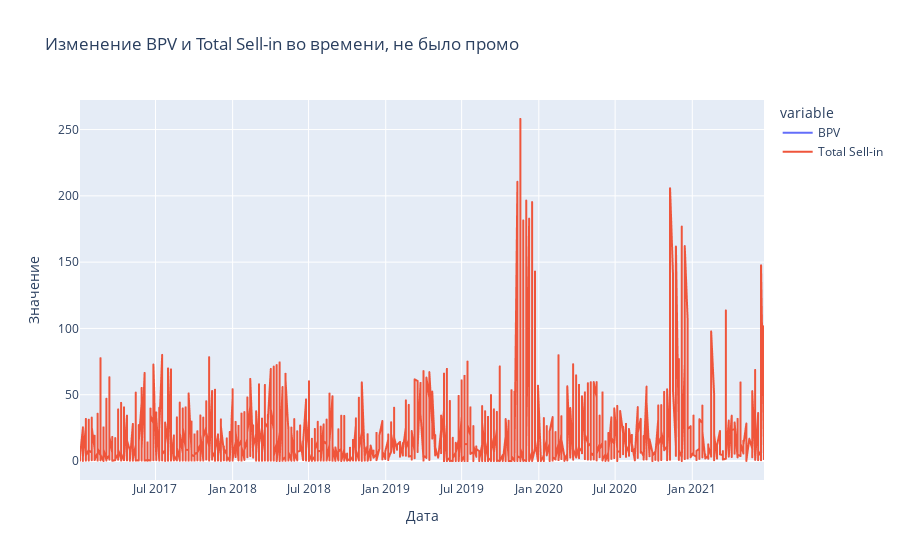
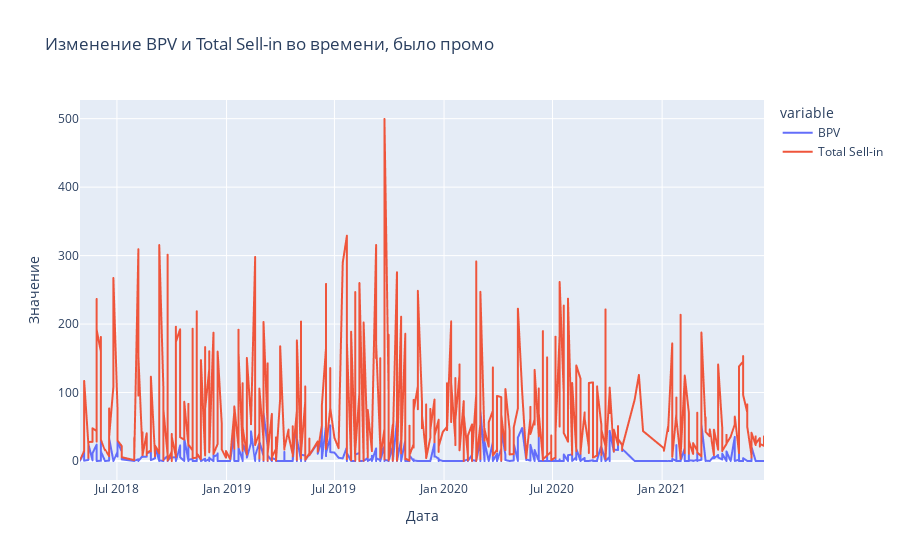

Notebook code for these charts, in order:
### Markdown cell above
## Как в целом менялся total sell in и bpv с течением времени

### Code cell
import plotly.express as px

plot_data = df.sort_values(by="Period")

fig1 = px.line(plot_data[plot_data['Promo'] == 0], x="Period", y=["BPV", "Total Sell-in"], 
              labels={"value": "Значение", "Period": "Дата"},
              title="Изменение BPV и Total Sell-in во времени, не было промо")

fig2 = px.line(plot_data[plot_data['Promo'] != 0], x="Period", y=["BPV", "Total Sell-in"], 
              labels={"value": "Значение", "Period": "Дата"},
              title="Изменение BPV и Total Sell-in во времени, было промо")

fig1.show()
fig2.show()

### Figure 1 — Plotly figure (JSON) as saved in the notebook; plotly's stock layout.template omitted (floating-point values rounded to 4 significant figures; data arrays with more than 128 entries replaced by an {"elided": "..."} marker saying what was removed)
{"data": [{"hovertemplate": "variable=BPV<br>Дата=%{x}<br>Значение=%{y}<extra></extra>", "legendgroup": "BPV", "line": {"color": "#636efa", "dash": "solid"}, "marker": {"symbol": "circle"}, "mode": "lines", "name": "BPV", "showlegend": true, "type": "scattergl", "x": {"elided": "1499 str values"}, "xaxis": "x", "y": {"elided": "1499 float values"}, "yaxis": "y"}, {"hovertemplate": "variable=Total Sell-in<br>Дата=%{x}<br>Значение=%{y}<extra></extra>", "legendgroup": "Total Sell-in", "line": {"color": "#EF553B", "dash": "solid"}, "marker": {"symbol": "circle"}, "mode": "lines", "name": "Total Sell-in", "showlegend": true, "type": "scattergl", "x": {"elided": "1499 str values"}, "xaxis": "x", "y": {"elided": "1499 float values"}, "yaxis": "y"}], "layout": {"legend": {"title": {"text": "variable"}, "tracegroupgap": 0}, "title": {"text": "Изменение BPV и Total Sell-in во времени, не было промо"}, "xaxis": {"anchor": "y", "domain": [0, 1], "title": {"text": "Дата"}}, "yaxis": {"anchor": "x", "domain": [0, 1], "title": {"text": "Значение"}}}}

### Figure 2 — Plotly figure (JSON) as saved in the notebook; plotly's stock layout.template omitted (floating-point values rounded to 4 significant figures; data arrays with more than 128 entries replaced by an {"elided": "..."} marker saying what was removed)
{"data": [{"hovertemplate": "variable=BPV<br>Дата=%{x}<br>Значение=%{y}<extra></extra>", "legendgroup": "BPV", "line": {"color": "#636efa", "dash": "solid"}, "marker": {"symbol": "circle"}, "mode": "lines", "name": "BPV", "showlegend": true, "type": "scattergl", "x": {"elided": "553 str values"}, "xaxis": "x", "y": {"elided": "553 float values"}, "yaxis": "y"}, {"hovertemplate": "variable=Total Sell-in<br>Дата=%{x}<br>Значение=%{y}<extra></extra>", "legendgroup": "Total Sell-in", "line": {"color": "#EF553B", "dash": "solid"}, "marker": {"symbol": "circle"}, "mode": "lines", "name": "Total Sell-in", "showlegend": true, "type": "scattergl", "x": {"elided": "553 str values"}, "xaxis": "x", "y": {"elided": "553 float values"}, "yaxis": "y"}], "layout": {"legend": {"title": {"text": "variable"}, "tracegroupgap": 0}, "title": {"text": "Изменение BPV и Total Sell-in во времени, было промо"}, "xaxis": {"anchor": "y", "domain": [0, 1], "title": {"text": "Дата"}}, "yaxis": {"anchor": "x", "domain": [0, 1], "title": {"text": "Значение"}}}}
